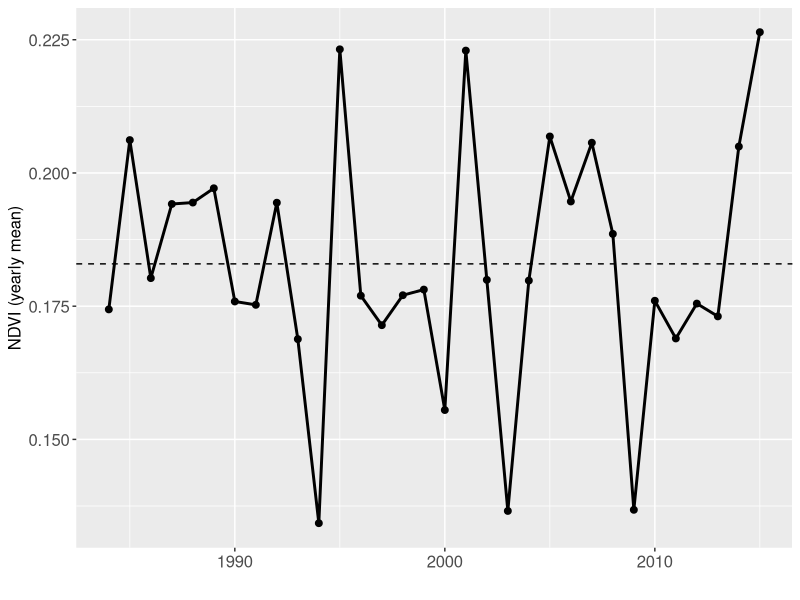
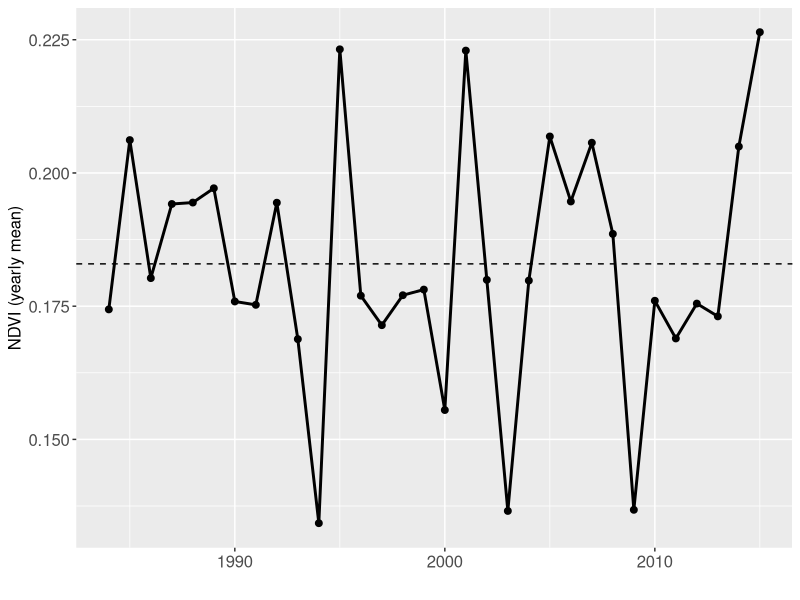

Write R code to recreate these figures, in order.

# Plot NDVI over time to show drought
#library(RCurl)
library(dplyr)
library(ggplot2)

ndvi = read.csv('Monthly_Landsat_NDVI.csv',
                   na.strings=c(""), stringsAsFactors = FALSE)

ndvi$NDVI = as.numeric(ndvi$NDVI)
ndvi$year = as.integer(substr(ndvi$Date,1,4))



# ===============
# yearly avg - from 1984 there are >12 images per year (should go back and remove excessively cloudy images too)

ndviyr = aggregate(ndvi$NDVI,by=list(year = ndvi$year),FUN=mean,na.rm=T) %>% filter(year>1983)


# ggplot version - with long term mean
ggplot(ndviyr,aes(x=as.integer(year),y=x)) +
  geom_line(size=1) +  
  geom_point(size=2) +
  geom_hline(yintercept = mean(ndviyr$x),linetype=2) +
  labs(x='',y='NDVI (yearly mean)') +
  theme(axis.text=element_text(size=12),
        axis.title=element_text(size=12))
  
ggsave(filename='FigureB-6.tiff',width=6,height=2.8,units='in',dpi=600,compression='lzw')
